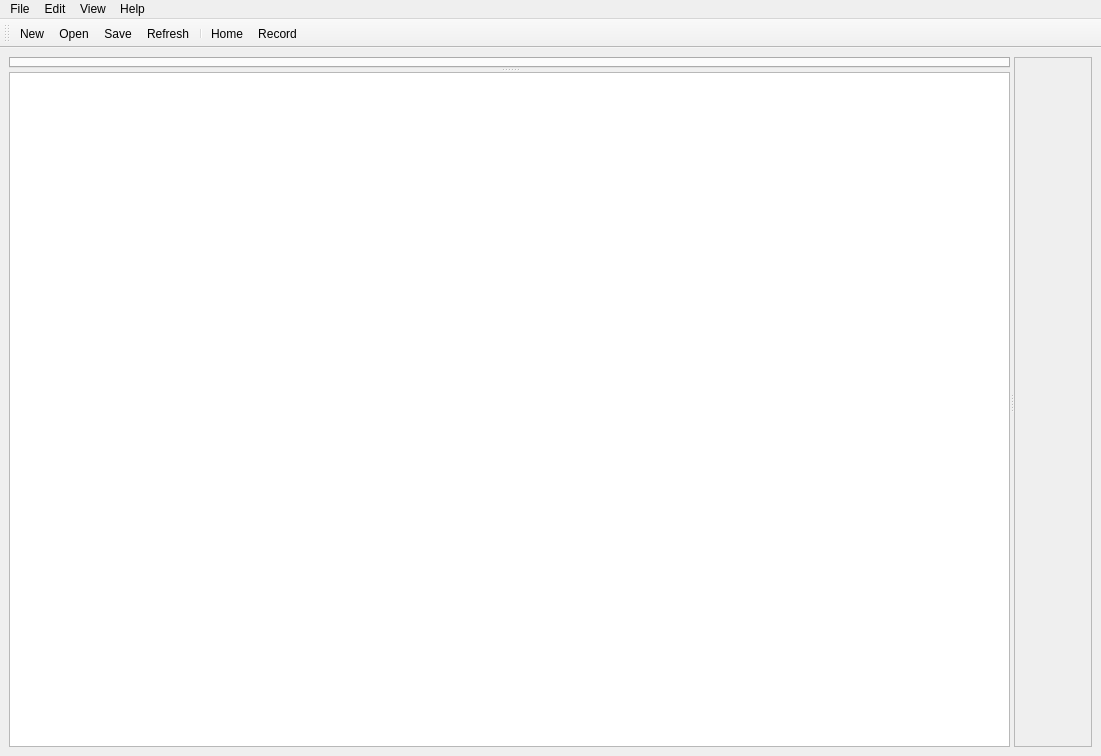
<?xml version="1.0" encoding="UTF-8"?>
<ui version="4.0">
 <class>MainWindow</class>
 <widget class="QMainWindow" name="MainWindow">
  <property name="geometry">
   <rect>
    <x>0</x>
    <y>0</y>
    <width>1101</width>
    <height>756</height>
   </rect>
  </property>
  <property name="minimumSize">
   <size>
    <width>0</width>
    <height>0</height>
   </size>
  </property>
  <property name="windowTitle">
   <string>MainWindow</string>
  </property>
  <widget class="QWidget" name="centralwidget">
   <layout class="QGridLayout" name="gridLayout_3">
    <item row="0" column="0">
     <widget class="QSplitter" name="horSplitter">
      <property name="orientation">
       <enum>Qt::Horizontal</enum>
      </property>
      <widget class="QWidget" name="widget" native="true">
       <layout class="QGridLayout" name="gridLayout_2">
        <item row="0" column="0">
         <widget class="QSplitter" name="verSplitter">
          <property name="orientation">
           <enum>Qt::Vertical</enum>
          </property>
          <widget class="QTabWidget" name="tabWidget">
           <property name="currentIndex">
            <number>-1</number>
           </property>
          </widget>
          <widget class="QTextEdit" name="outputLog">
           <property name="enabled">
            <bool>true</bool>
           </property>
           <property name="sizePolicy">
            <sizepolicy hsizetype="Expanding" vsizetype="Expanding">
             <horstretch>0</horstretch>
             <verstretch>0</verstretch>
            </sizepolicy>
           </property>
           <property name="readOnly">
            <bool>true</bool>
           </property>
          </widget>
         </widget>
        </item>
       </layout>
      </widget>
      <widget class="QScrollArea" name="scrollArea">
       <property name="widgetResizable">
        <bool>true</bool>
       </property>
       <widget class="QWidget" name="scrollAreaWidgetContents">
        <property name="geometry">
         <rect>
          <x>0</x>
          <y>0</y>
          <width>76</width>
          <height>682</height>
         </rect>
        </property>
        <layout class="QGridLayout" name="gridLayout"/>
       </widget>
      </widget>
     </widget>
    </item>
   </layout>
  </widget>
  <widget class="QMenuBar" name="menubar">
   <property name="geometry">
    <rect>
     <x>0</x>
     <y>0</y>
     <width>1101</width>
     <height>25</height>
    </rect>
   </property>
   <widget class="QMenu" name="menuFile">
    <property name="title">
     <string>File</string>
    </property>
    <addaction name="actionNew"/>
    <addaction name="actionOpen"/>
    <addaction name="separator"/>
    <addaction name="actionSave"/>
    <addaction name="separator"/>
    <addaction name="actionRefresh"/>
   </widget>
   <widget class="QMenu" name="menuHelp">
    <property name="title">
     <string>Help</string>
    </property>
    <addaction name="actionAbout"/>
   </widget>
   <widget class="QMenu" name="menuEdit">
    <property name="title">
     <string>Edit</string>
    </property>
    <addaction name="actionConfigurations"/>
   </widget>
   <widget class="QMenu" name="menuWindow">
    <property name="title">
     <string>View</string>
    </property>
    <addaction name="actionHome"/>
    <addaction name="actionRecord"/>
   </widget>
   <addaction name="menuFile"/>
   <addaction name="menuEdit"/>
   <addaction name="menuWindow"/>
   <addaction name="menuHelp"/>
  </widget>
  <widget class="QToolBar" name="toolBar">
   <property name="windowTitle">
    <string>toolBar</string>
   </property>
   <attribute name="toolBarArea">
    <enum>TopToolBarArea</enum>
   </attribute>
   <attribute name="toolBarBreak">
    <bool>false</bool>
   </attribute>
   <addaction name="actionNew"/>
   <addaction name="actionOpen"/>
   <addaction name="actionSave"/>
   <addaction name="actionRefresh"/>
   <addaction name="separator"/>
   <addaction name="actionHome"/>
   <addaction name="actionRecord"/>
  </widget>
  <action name="actionNew">
   <property name="text">
    <string>New</string>
   </property>
  </action>
  <action name="actionOpen">
   <property name="text">
    <string>Open</string>
   </property>
  </action>
  <action name="actionSave">
   <property name="text">
    <string>Save</string>
   </property>
  </action>
  <action name="actionAbout">
   <property name="text">
    <string>About</string>
   </property>
  </action>
  <action name="actionRefresh">
   <property name="text">
    <string>Refresh</string>
   </property>
  </action>
  <action name="actionConfigurations">
   <property name="text">
    <string>Configurations</string>
   </property>
  </action>
  <action name="actionHome">
   <property name="text">
    <string>Home</string>
   </property>
  </action>
  <action name="actionRecord">
   <property name="text">
    <string>Record</string>
   </property>
  </action>
 </widget>
 <resources/>
 <connections/>
</ui>
